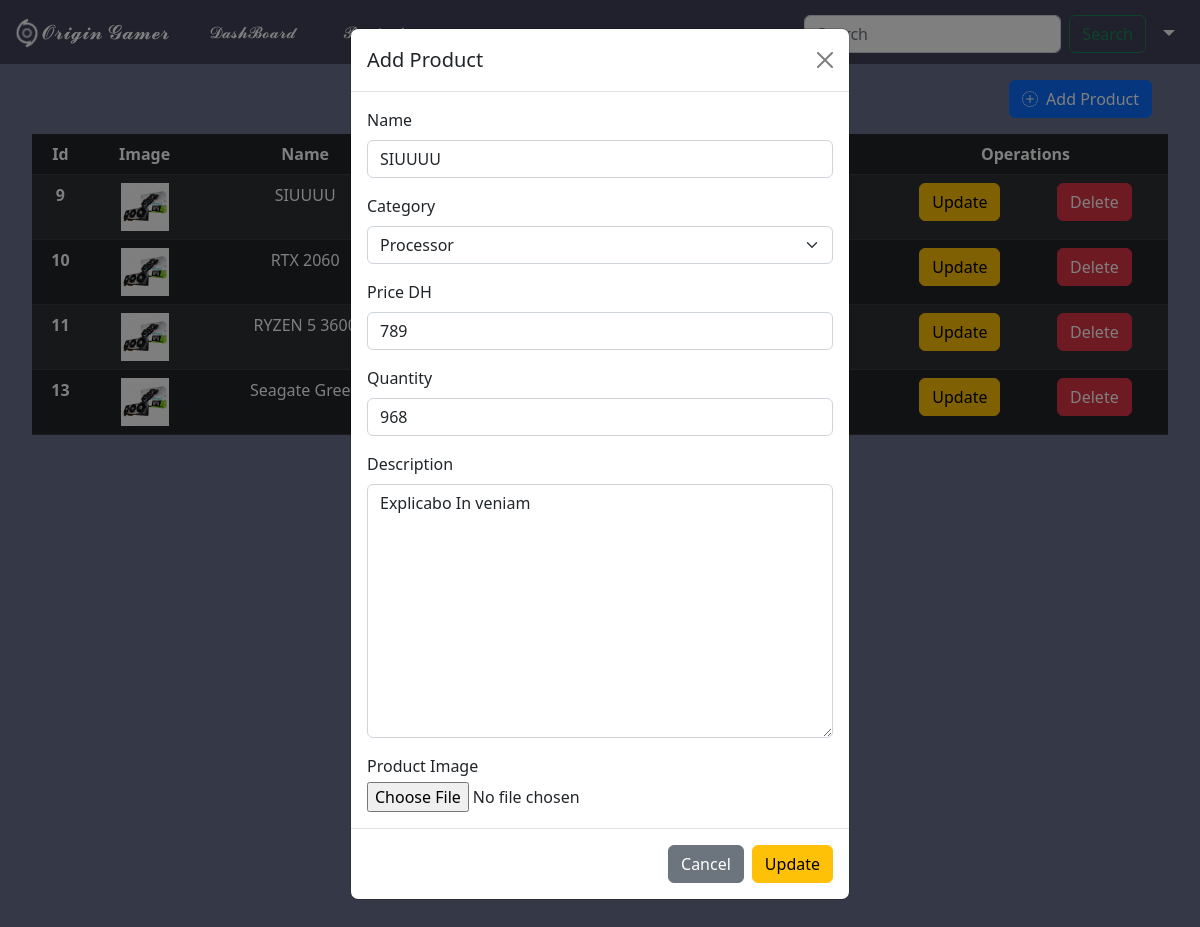
The app's page /Pages/products.php?getProduct=9 with its own data.
### tables this page shows
CREATE TABLE `products` (
  `id` int(11) NOT NULL,
  `name` varchar(255) NOT NULL,
  `price` float NOT NULL,
  `quantity` int(11) NOT NULL,
  `description` text NOT NULL,
  `picture` varchar(255) NOT NULL,
  `user_id` int(11) NOT NULL,
  `category_id` int(11) NOT NULL
);

### Pages/scripts.php (called while the page is built, shortened)
<?php
include ('database.php');
function getProducts()
{
    $query="SELECT
        products.* , categories.name AS category
        FROM products
        INNER JOIN categories
        ON products.category_id = categories.id
        ";
    global $connection;
    $result=mysqli_query($connection, $query);
    return $result;
}
function getProduct($id){
    $query="SELECT
        products.* , categories.name AS category
        FROM products
        INNER JOIN categories
        ON products.category_id = categories.id WHERE products.id=$id
        ";
    global $connection;
    $result=mysqli_query($connection, $query);
    return mysqli_fetch_assoc($result);
}

### Pages/products.php (the view, shortened to what this page needs)
<?php
  include ('scripts.php');
  $products = getProducts();
  if (isset($_GET['getProduct'])){
    $product = getProduct($_GET['getProduct']);
    $name=$product['name'];
    $price=$product['price'];
    $quantity=$product['quantity'];
    $description=$product['description'];
    $categoryID=$product['category_id'];
  }
?>
<!DOCTYPE html>
<html lang="en">
<head>
    <link rel="stylesheet" href="../assets/css/style.css">
    <link rel="stylesheet" href="https://cdn.jsdelivr.net/npm/bootstrap-icons@1.10.2/font/bootstrap-icons.css">
    <link href="https://cdn.jsdelivr.net/npm/bootstrap@5.2.2/dist/css/bootstrap.min.css" rel="stylesheet">
</head>
<body>
    <header>
        <nav class="navbar navbar-expand-lg">
          <div class="container-fluid">
            <a class="navbar-brand" href="dashboard.php"><img src="../img/logo.png" alt="Logo" width="30" height="24" class="d-inline-block align-text-top" style="height: 30px">𝓞𝓻𝓲𝓰𝓲𝓷 𝓖𝓪𝓶𝓮𝓻</a>
            <div class="collapse navbar-collapse " id="navbarNavDropdown">
              <ul class="navbar-nav flex-wrap me-auto mb-2 mb-lg-0 flex-row justify-content-center">
                <li class="nav-item mx-3">
                <a class="nav-link active d-flex" aria-current="page" href="dashboard.php">𝓓𝓪𝓼𝓱𝓑𝓸𝓪𝓻𝓭</a>
                </li>
                <li class="nav-item mx-3">
                  <a class="nav-link active d-flex" href="products.php">𝓟𝓻𝓸𝓭𝓾𝓬𝓽𝓼</a>
                </li>
              </ul>
                <div class="btn-group d-flex justify-content-center mt-1">
                  <form class="d-flex" role="search">
                    <input class="form-control me-2" type="search" placeholder="Search" aria-label="Search">
                    <button class="btn btn-outline-success" type="submit">Search</button>
                  </form>
                </div>
              <div class="btn-group d-flex">
                  <button type="button" class="btn dropdown-toggle text-light ms-1 mt-1 fw-bold fs-5" data-bs-toggle="dropdown" aria-expanded="false"><?php echo htmlspecialchars($_SESSION["username"]); ?></button>
              </div>
            </div>
          </div>
        </nav>
  </header>
  <section>
    <div class="tableContainer">
        <div class="d-flex justify-content-end m-3">
            <button href="#modal-product" data-bs-toggle="modal" class="btn btn-primary d-flex " onclick="addProduct()"><i class="bi bi-plus-circle-dotted me-2"></i>Add Product</button>
        </div>
      <table class="table table-dark table-hover table-striped ">
        <thead>
          <tr class="text-center">
            <th scope="col">Id</th>
            <th scope="col">Image</th>
            <th scope="col">Name</th>
            <th scope="col">Category</th>
            <th scope="col">Price DH</th>
            <th scope="col">Quantity</th>
            <th scope="col">Operations</th>
          </tr>
        </thead>
        <tbody>
          <?php foreach ($products as $product ) { ?>
          <tr class="text-center">
            <th scope="row"><?php echo $product['id'] ?></th>
            <td><img class="productImage" src="../img/MSI-RTX-3070.jpg" alt=""></td>
            <td> <?php echo $product['name'] ?> </td>
            <td> <?php echo $product['category'] ?> </td>
            <td> <?php echo $product['price'] ?> </td>
            <td> <?php echo $product['quantity'] ?> </td>
            <td>
                <div class="d-flex flex-wrap justify-content-around">
                    <a href="products.php?getProduct=<?php echo $product['id'] ?>" class="btn btn-warning d-flex"></i>Update</a>
                    <a href="scripts.php?id=<?php echo $product['id'] ?>" class="btn btn-danger d-flex"></i>Delete</a>
                </div>
            </td>
          </tr>
          <?php } ?>
        </tbody>
      </table>
    </div>
  </section>
	<div class="modal fade" id="modal-product" data-bs-backdrop="static" data-bs-keyboard="false" tabindex="-1" aria-labelledby="staticBackdropLabel" aria-hidden="true" >
		<div class="modal-dialog">
			<div class="modal-content">
				<form action="" method="POST" id="form">
					<div class="modal-header">
						<h5 class="modal-title">Add Product</h5>
						<a href="products.php" class="btn-close"></a>
					</div>
					<div class="modal-body">
							<div class="mb-3">
								<label class="form-label" >Name</label>
								<input name="name" type="text" class="form-control" id="product-name" value="<?= $name ?>" required/>
							</div>
							<div class="mb-3">
								<label class="form-label">Category</label>
								<select class="form-select" id="product-category" name="category" required="">
									<option <?= ($categoryID=='2') ? 'selected' : ''?> value="2">Processor</option>
								</select>
							</div>
              <div class="mb-3">
								<label class="form-label" >Price DH</label>
								<input name="price" type="text" class="form-control" id="product-price" value="<?= $price ?>" required/>
							</div>
              <div class="mb-3">
								<label class="form-label" >Quantity</label>
								<input name="quantity" type="text" class="form-control" id="product-quantity" value="<?= $quantity ?>" required/>
							</div>
							<div class="mb-3">
								<label class="form-label">Description</label>
								<textarea class="form-control" rows="10" id="product-description" name="description" required><?= $description ?></textarea>
							</div>
							<div class="mb-0">
								<label class="col-md-4 control-label mb-1" for="filebutton">Product Image</label>
								<div class="col-md-4">
								<input id="filebutton" name="filebutton" class="input-file" type="file">
								</div>
							</div>
					</div>
					<div class="modal-footer">
						<a href="products.php" class="btn btn-secondary" >Cancel</a>
						<button type="submit" name="update" class="btn btn-warning task-action-btn" id="update">Update</button>
					</div>
				</form>
			</div>
		</div>
	</div>
</body>
</html>

### assets/css/style.css (style rules this page uses)
.navbar { background-color: #404258; }
nav div ul li a { color: #ffffff !important; }
nav div a { color: white !important; }
body { background-color: #6B728E !important; }
.productImage { width: 3rem; }
.tableContainer { padding: 0rem 2rem ; overflow-x:auto; }

### records on screen
products: id "9", name "SIUUUU", category "Processor", price "789", quantity "968", description "Explicabo In veniam"
products: id "10", name "RTX 2060"
products: id "11", name "RYZEN 5 3600"
products: id "13", name "Seagate Green"
